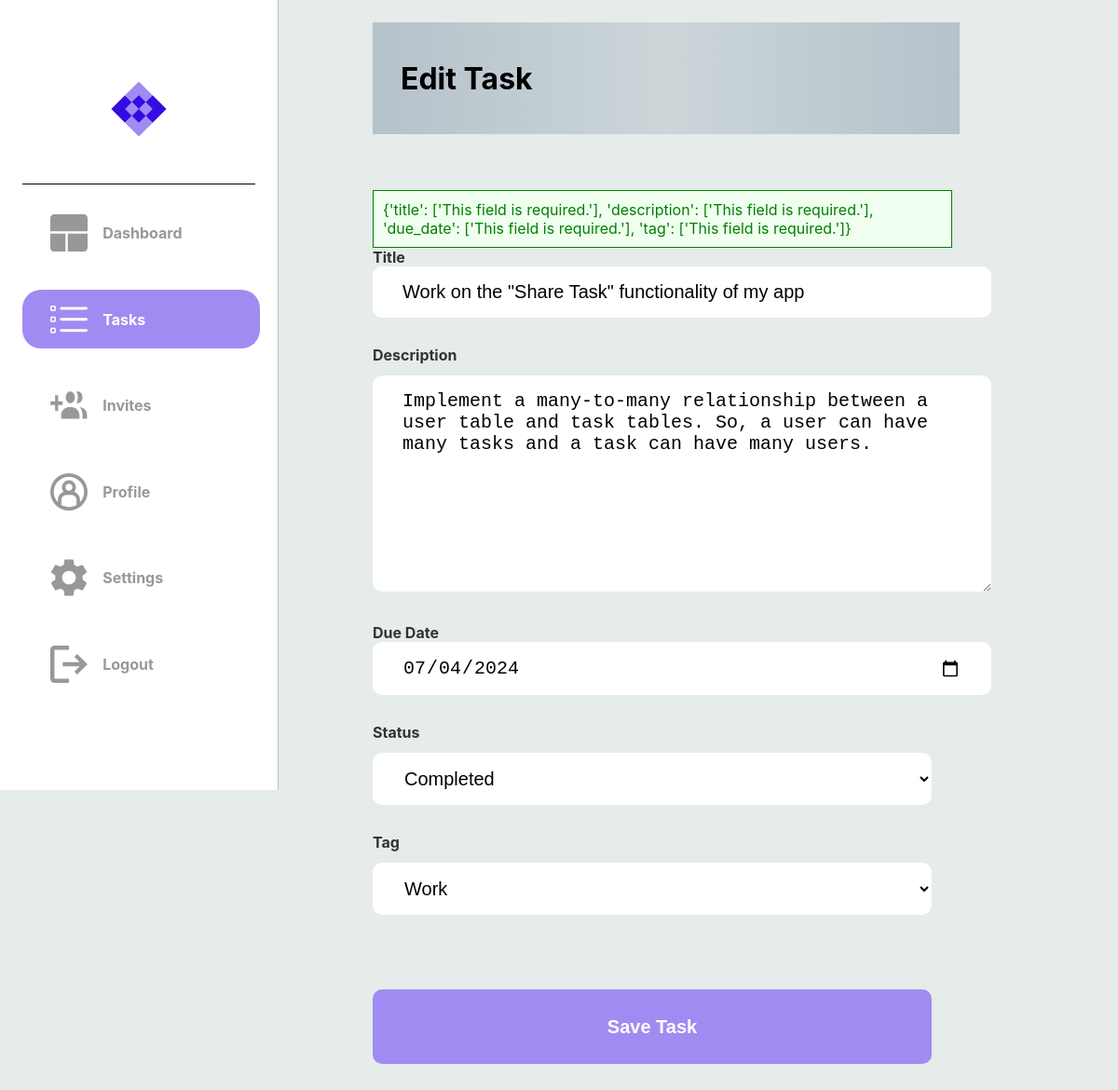
/save_task/1 (signed in), run on an earlier commit of the app's database.
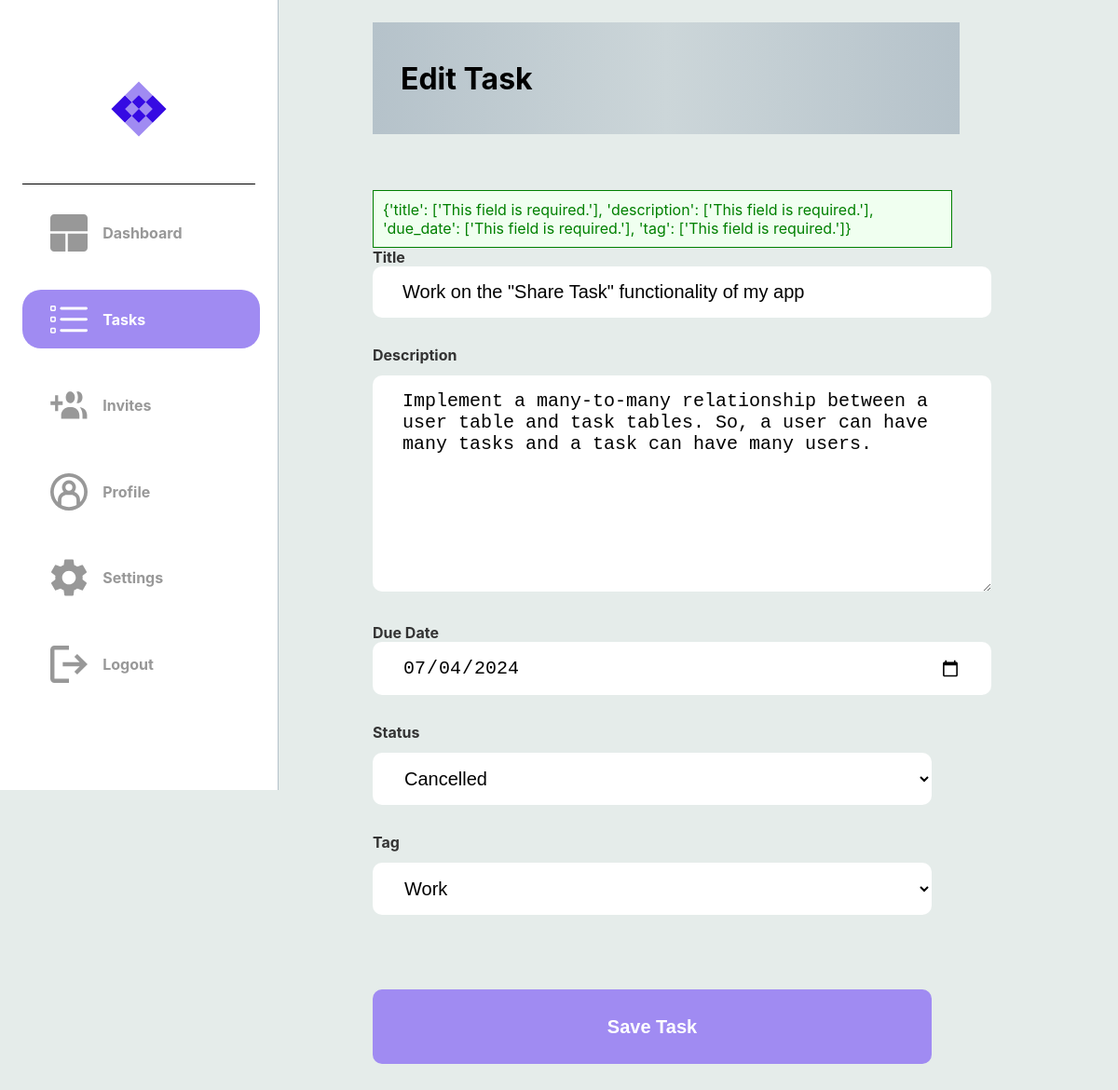
And on a later commit of the database.
### dotask/models.py (models this page shows)
class Task(db.Model):
    __tablename__ = "task"
    id = db.Column(db.Integer, primary_key=True)
    title = db.Column(db.String(100), nullable=False)
    description = db.Column(db.String(400), nullable=False)
    due_date = db.Column(db.Date, nullable=False)
    status = db.Column(Enum(TaskStatus))
    tag = db.Column(Enum(TaskTag))
    users = relationship('User', secondary=user_task, backref='tasks')

### dotask/routes.py (the view)
@app.route("/save_task/<task_id>", methods=['GET','POST'])
@login_required
def hello_save_task(task_id):
        form = TaskForm(request.form)
        task = Task.query.get_or_404(task_id)
        if form.validate():
            due_date_str = form.due_date.data
            form = request.form
            due_date_str = form.get('due_date')
            year, month, day = map(int, due_date_str.split('-')[:3])
            due_date = date(year, month, day)
            task = Task.query.get_or_404(task_id)
            try:
                if task:
                    task.title  = form.get('title')
                    task.description  = form.get('description')
                    task.due_date = due_date
                    task.status = form.get('status')
                    task.tag = form.get('tag')
                    task.verified = True
                    db.session.commit()
                    flash('Task updated successfully!')
                    task_id = task.id
                    return redirect(url_for('hello_each_task',task_id=task_id))
            except Exception as e:  # Catch potential errors during data processing
                flash(f'Error saving task: {str(e)}')
                return render_template("each_task.html", task=task)
        else:
            flash(form.errors, category='error')
            return render_template('edit_task.html', task=task)

### dotask/forms.py
class TaskForm(Form):
    title  = StringField('Title', [validators.DataRequired()])
    description  = StringField('Description',[validators.DataRequired()])
    due_date = DateField('Due Date',[validators.DataRequired()])
    tag = SelectField(u'Tag', choices=['Home','Work','Personal','Errands'], validators=[DataRequired()])

### dotask/routes.py (called while the page is built)
@app.after_request
def after_request(response):
    response.headers["Cache-Control"] = "no-cache, no-store, must-revalidate"
    return response

@login_manager.user_loader
def load_user(user_id):
    return User.query.get(user_id)

### dotask/templates/edit_task.html (shortened to what this page needs)
<!DOCTYPE html>
<html lang="en">
<head>
    {% extends "layout.html" %}
    {% block head %}
        <link rel="stylesheet" {% block css_tab_colour %} href="../static/page_css_folder/tasks.css" {% endblock %}/>
    {% endblock %}
    {% block nav_title %}
    <div class="nav_title">
        <h1>Edit Task</h1>
    </div>
    {% endblock nav_title %}
    {% block flash_div %}
        {% with messages = get_flashed_messages() %}
            {% if messages %}
                <div class="flash-div">
                {% for message in messages %}
                {{ message }}
                {% endfor %}
                </div>
            {% endif %}
        {% endwith %}
    {% endblock flash_div %}
    {% block task_image_colour %}
        <a class="a2" href="{{ url_for('hello_tasks') }}">
        <div id="logos">
            <img class="imgs" src="../static/tasks_active.svg">
            <h4 class="sidebar-text">Tasks</h4>
        </div>
        </a>
    {% endblock task_image_colour %}
    {% block new_task_form %}
        <form action="/save_task/{{ task.id }}" method="POST">
            <label for="title">Title</label>
            <input type="text" name="title" class="labels" id="title" value="{{ task['title'] }}">
            <label for="description">Description</label>
            <textarea
                name="description"class="labels description" id="description" rows="4" cols="30">{{ task['description'] }}
            </textarea>
            <label for="due_date">Due Date</label>
            <input type="date" name="due_date" class="labels" id="due_date" value="{{ task['due_date'] }}">
            <label for="status">Status</label>
            <select name="status" id="status">
                {% if task.status.name == 'Completed' %}
                  <option value="Completed" selected>Completed</option>
                {% elif task.status.name == 'Cancelled' %}
                  <option value="Cancelled" selected>Cancelled</option>
                {% else %}
                  <option value="In_Progress" selected>In-process</option>
                  <option value="Completed">Completed</option>
                  <option value="Cancelled">Cancelled</option>
                {% endif %}
              </select>
            <label for="tag">Tag</label>
            <select name="tag" id="tag">
                {% if task.tag.name == 'Home' %}
                <option value="Home" selected>Home</option>
                <option value="Work">Work</option>
                <option value="Personal">Personal</option>
                <option value="Errands">Errands</option>
                {% elif task.tag.name == 'Work' %}
                <option value="Work" selected>Work</option>
                {% elif task.tag.name == 'Personal' %}
                <option value="Home">Home</option>
                <option value="Work">Work</option>
                <option value="Personal" selected>Personal</option>
                <option value="Errands">Errands</option>
                {% else %}
                <option value="Home">Home</option>
                <option value="Work">Work</option>
                <option value="Personal">Personal</option>
                <option value="Errands" selected>Errands</option>
                {% endif %}
            </select>
            <input type="submit" value="Save Task">
        </form>
    {% endblock new_task_form %}

What changed in the data, as far as the page shows it:
changed Task "Work on the \"Share Task\" functionality of my app": status "Completed" → "Cancelled"
